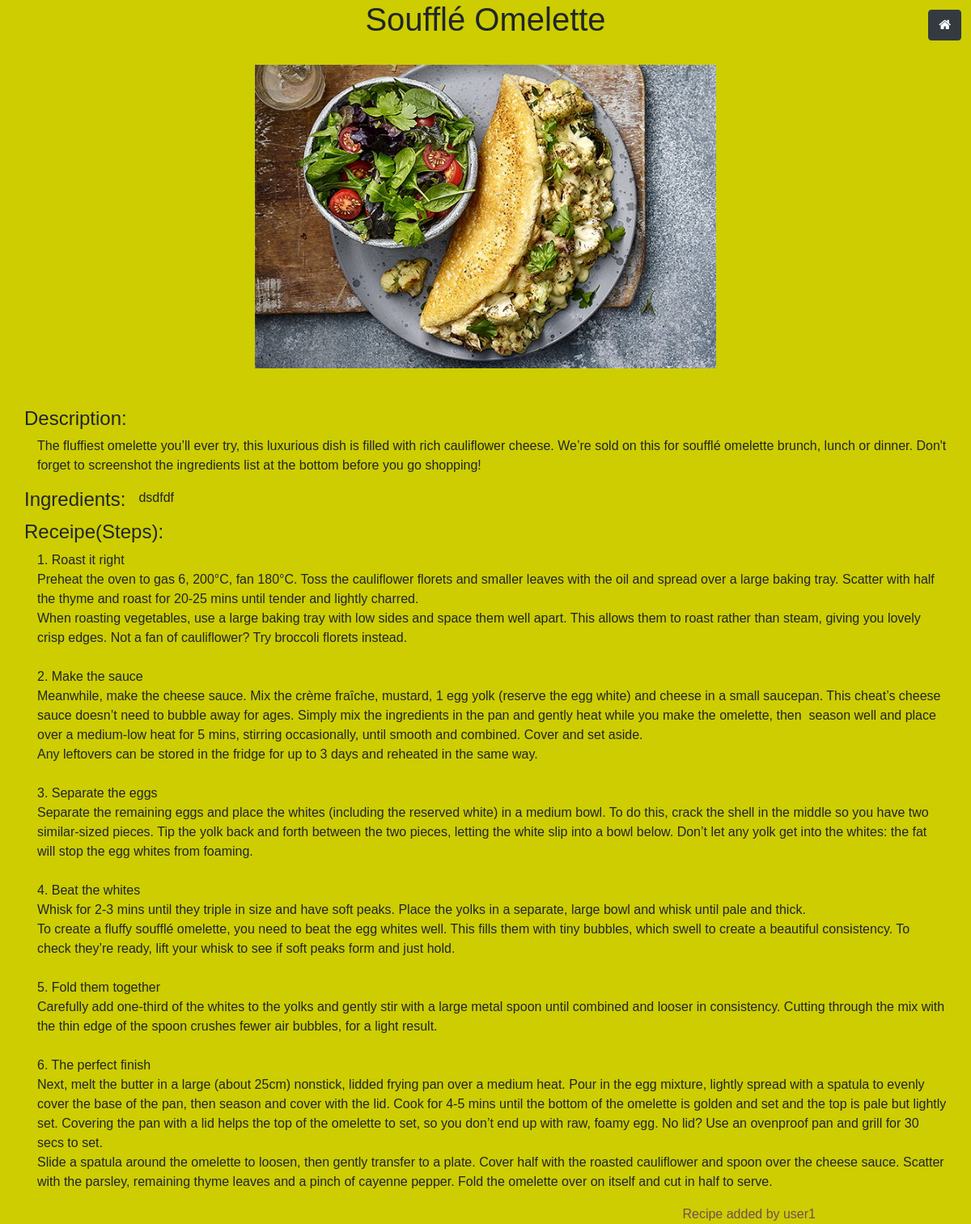
The app's page /recipe/5 with its own data.
### app/models.py (models this page shows, shortened)
class Receipies(models.Model):
    name = models.CharField(max_length=100,null=True)
    image = models.ImageField(upload_to='images')
    description = models.TextField(max_length=500,null=True)
    ingredients = models.TextField()
    recipe = models.TextField()
    added_by = models.ForeignKey('app.User',on_delete=models.CASCADE)
    class Meta:
        verbose_name_plural = 'Receipies'

class User(models.Model):
    name = models.CharField(max_length=100)
    email = models.EmailField(max_length=100)
    username = models.CharField(max_length=100)
    password = models.CharField(max_length=100)
    class Meta:
        verbose_name_plural = "User"

### app/views.py (the view)
# urls.py: path('recipe/<id>',view_recipe),
def view_recipe(request,id):
    data = Receipies.objects.get(id=id)
    return render(request,"view.html",context={"data":data})

### templates/view.html (shortened to what this page needs)
<!DOCTYPE html>
<html lang="en">
<head>
</head>
<body style="background-color:#cdcd02;font-family: sans-serif;">
    {% include 'header.html' %}
    <a href="/" class="btn btn-dark btn-md" style="position: fixed;right: 0;margin: 1% 1%;"><i class="fa fa-home"></i></a>
    <div class="container">
        <h1 class="header text-center">{{data.name}}</h1><br>
        <div class="row">
            <img src="/media/{{data.image}}" alt="{{data.name}} image" align="center" style="width:50%;height: 50%;margin-left: 25%;">
        </div>
        <div class="row mt-5">
            <h4>Description:</h4>
            <p style="margin-left:1rem;">{{data.description}}</p>
        </div>
        <div class="row">
            <h4>Ingredients:</h5>
            <pre style="font-family: sans-serif;font-size: 16px;margin-left:1rem;">{{data.ingredients}}</pre>
        </div>
        <div class="row">
            <h4>Receipe(Steps):</h4>
            <pre style="font-family: sans-serif;font-size: 16px;margin-left:1rem;">{{data.recipe}}</pre>
        </div>
        <label style="color:#705050;position:absolute;right:12rem;">Recipe added by {{data.added_by.name}}</label>
    </div>
</body>
</html>

### records on screen
Receipies: name "Soufflé Omelette", image (picture), description "The fluffiest omelette you’ll ever try, this luxurious dish is filled with rich cauliflower cheese. We’re sold on this for soufflé omelette brunch, lunch or dinner. Don't forget to screenshot the ingredients list at the bottom before you go shopping!", ingredients "dsdfdf", recipe "1. Roast it right Preheat the oven to gas 6, 200°C, fan 180°C. Toss the cauliflower florets and smaller leaves with the oil and spread over a large baking tray. Scatter with half the thyme and roast for 20-25 mins until tender and lightly charred. When roasting vegetables, use a large baking tray with low sides and space them well apart. This allows them to roast rather than steam, giving you lovely crisp edges. Not a fan of cauliflower? Try broccoli florets instead. 2. Make the sauce Meanwhile, make the cheese sauce. Mix the crème fraîche, mustard, 1 egg yolk (reserve the egg white) and cheese in a small saucepan. This cheat’s cheese sauce doesn’t need to bubble away for ages. Simply mix…", added_by.name "user1"
